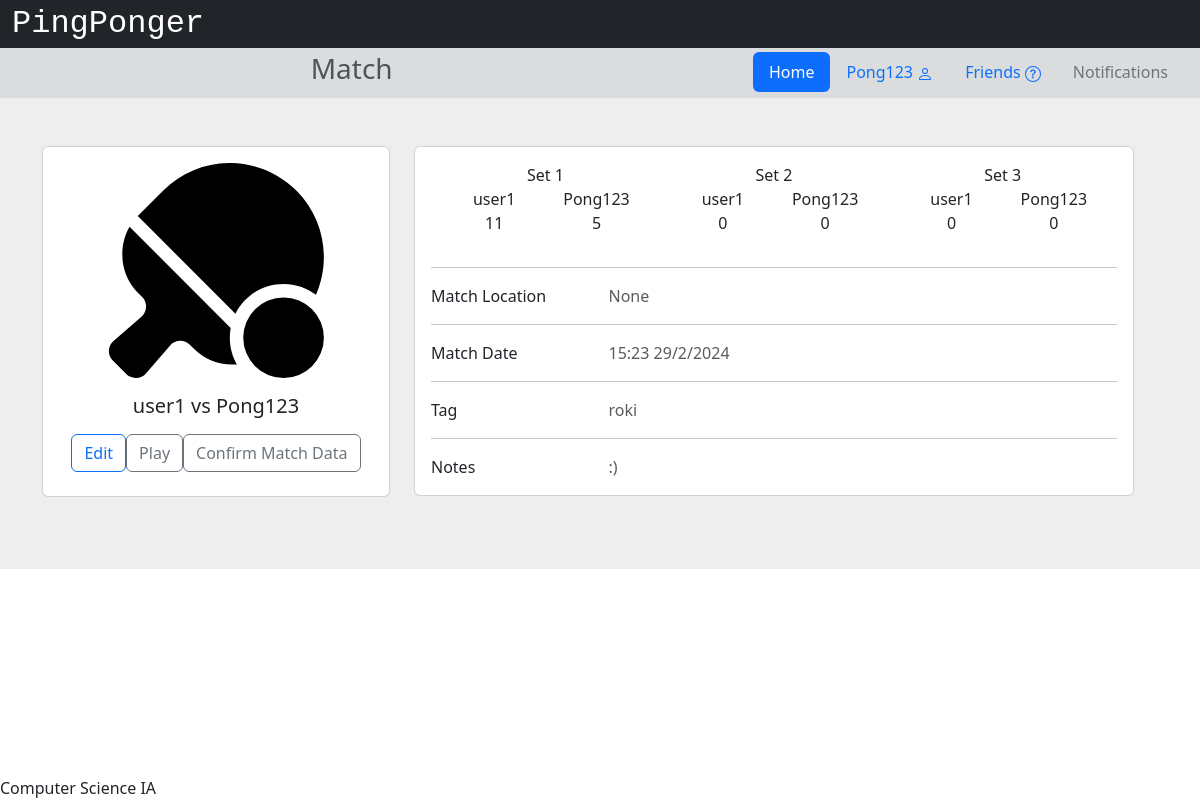
/match/117 (signed in), run on the app's committed database.
### app/models.py (models this page shows, shortened)
class User(db.Model, UserMixin):
    __tablename__ = 'users'
    id = db.Column(db.Integer, primary_key=True)
    username = db.Column(db.String(32), nullable=False)
    email = db.Column(db.String(320), index=True, unique=True, nullable=False)
    password_hash = db.Column(db.String(128))
    join_date = db.Column(db.DateTime(timezone=True), default=datetime.now)
    experience = db.Column(db.String(12))
    age_group = db.Column(db.String(6))
    location_id = db.Column(db.Integer, db.ForeignKey('locations.id'))
    location = db.relationship('Location', back_populates='users')
    notifications = db.Relationship('Notification', back_populates='user', order_by='Notification.id.desc()')

class Set(db.Model):
    id = db.Column(db.Integer, primary_key=True)
    scoreA = db.Column(db.Integer)
    scoreB = db.Column(db.Integer)
    winner = db.Column(db.Integer)
    loser = db.Column(db.Integer)
    match = db.relationship('Match', back_populates='sets', lazy=True)
    match_id = db.Column(db.Integer, db.ForeignKey('matches.id'))

class Location(db.Model):
    __tablename__ = 'locations'
    id = db.Column(db.Integer, primary_key=True)
    location = db.Column(db.String(60))
    users = db.relationship('User', back_populates='location')
    matches = db.relationship('Match', back_populates='location')

class Match(db.Model):
    __tablename__ = 'matches'
    id = db.Column(db.Integer, primary_key=True)
    unique = db.Column(db.String(10), nullable=False)
    notes = db.Column(db.Text())
    setiCount = db.Column(db.Integer)
    date = db.Column(db.DateTime(timezone=True))
    finished = db.Column(db.Boolean)
    confirmA = db.Column(db.Boolean)
    confirmB = db.Column(db.Boolean)
    friendship_id = db.Column(db.Integer, db.ForeignKey('friendships.id'))
    tag_id = db.Column(db.Integer, db.ForeignKey('tags.id'))
    location_id = db.Column(db.Integer, db.ForeignKey('locations.id'))
    friendship = db.relationship('Friendship', back_populates='matches')
    tag = db.relationship('Tag', back_populates='matches')
    location = db.relationship('Location', back_populates='matches')
    winner = db.Column(db.Integer)
    loser = db.Column(db.Integer)
    sets = db.relationship('Set', back_populates='match', lazy=True)

class Tag(db.Model):
    __tablename__ = 'tags'
    id = db.Column(db.Integer, primary_key=True)
    tag = db.Column(db.String(60))
    matches = db.relationship('Match', back_populates='tag')

### app/views.py (the view)
@app.route('/match/<id>')
@login_required
def oneMatch(id):
    session['url'] = url_for('oneMatch', id=id)
    match = Match.query.filter(Match.id == id).first()
    if match == None:
        return redirect(url_for('index'))
    if match.finished:
        return render_template('onematch.html', user=current_user, match=match, User=User, winner=User.query.get(match.winner), loser=User.query.get(match.loser))
    u1=User.query.get(match.friendship.friendA)
    u2=User.query.get(match.friendship.friendB)
    if current_user == u1 and match.confirmA:
        return render_template('currentmatch.html', match=match, User=User, u1=u1, u2=u2, confirmable=False)
    if current_user == u2 and match.confirmB:
        return render_template('currentmatch.html', match=match, User=User, u1=u1, u2=u2, confirmable=False)
    return render_template('currentmatch.html', match=match, User=User, u1=u1, u2=u2, confirmable=True)

### app/views.py (called while the page is built)
@login_manager.user_loader
def load_user(user_id):
    return User.query.get(int(user_id))

### app/templates/currentmatch.html (shortened to what this page needs)
{% extends "base.html" %}
{% block head %}
    {{ super() }}
{% endblock %}
{% block pagetitle %}Match{% endblock %}
{% block content %}
    <section style="background-color: #eee;">
        <div class="container py-5">
            <div class="row">
                <div class="row">
                    <div class="col-lg-4">
                        <div class="card mb-4">
                            <div class="card-body text-center">
                                <h5 class="my-3">{{u1.username}} vs {{u2.username}}</h5>
                                <div class="d-flex justify-content-center mb-2">
                                    {% if confirmable %}
                                        <a type="button" class="btn btn-outline-primary" href="/editmatch/{{match.id}}">Edit</a>
                                        <a type="button" class="btn btn-outline-secondary" href="/match/{{match.id}}/{{match.unique}}">Play</a>
                                        <a type="button" class="btn btn-outline-secondary" href="{{url_for('matchConfirm', matchID=match.id)}}">Confirm Match Data</a>
                                    {% else %}
                                        <p>Your opponent hasn't confirmed the results yet.</p>
                                    {% endif %}
                                </div>
                            </div>
                        </div>
                    </div>
                    <div class="col-lg-8">
                        <div class="card mb-4">
                            <div class="card-body">
                                <div class="container">
                                    <div class="row">
                                        {% for i in range(match.setiCount) %}
                                            {% if i < match.sets|length %}
                                                <div class="col-sm-4">
                                                    <div class="container">
                                                        <div class="row">
                                                            <p class="mb-0 text-center">Set {{i+1}}</p>
                                                        </div>
                                                        <div class="row">
                                                            <div class="col-sm">
                                                                <p class="mb-0 text-center">{{u1.username}}</p>
                                                                <p class="text-center">{{match.sets[i].scoreA}}</p>
                                                            </div>
                                                            <div class="col-sm">
                                                                <p class="mb-0 text-center">{{u2.username}}</p>
                                                                <p class="text-center">{{match.sets[i].scoreB}}</p>
                                                            </div>
                                                        </div>
                                                    </div>
                                                </div>
                                            {% else %}
                                                <div class="col-sm-4">
                                                    <div class="container">
                                                        <div class="row">
                                                            <p class="mb-0 text-center">Set {{i+1}}</p>
                                                        </div>
                                                        <div class="row">
                                                            <div class="col-sm">
                                                                <p class="mb-0 text-center">{{u1.username}}</p>
                                                                <p class="text-center">0</p>
                                                            </div>
                                                            <div class="col-sm">
                                                                <p class="mb-0 text-center">{{u2.username}}</p>
                                                                <p class="text-center">0</p>
                                                            </div>
                                                        </div>
                                                    </div>
                                                </div>
                                            {% endif %}
                                        {% endfor %}
                                    </div>
                                </div>
                                <hr>
                                <div class="row">
                                    <div class="col-sm-3">
                                        <p class="mb-0">Match Location</p>
                                    </div>
                                    <div class="col-sm-9">
                                        <p class="text-muted mb-0">{{match.location.location}}</p>
                                    </div>
                                </div>
                                <hr>
                                <div class="row">
                                    <div class="col-sm-3">
                                        <p class="mb-0">Match Date</p>
                                    </div>
                                    <div class="col-sm-9">
                                        <p class="text-muted mb-0">
                                            {% if match.date != None %}
                                            {{match.date.hour}}:{{match.date.minute}} {{match.date.day}}/{{match.date.month}}/{{match.date.year}}
                                            {% endif %}
                                        </p>
                                    </div>
                                </div>
                                <hr>
                                <div class="row">
                                    <div class="col-sm-3">
                                        <p class="mb-0">Tag</p>
                                    </div>
                                    <div class="col-sm-9">
                                        <p class="text-muted mb-0">
                                            {{match.tag.tag}}
                                        </p>
                                    </div>
                                </div>
                                <hr>
                                <div class="row">
                                    <div class="col-sm-3">
                                        <p class="mb-0">Notes</p>
                                    </div>
                                    <div class="col-sm-9">
                                        <p class="text-muted mb-0">
                                            {{match.notes}}
                                        </p>
                                    </div>
                                </div>
                            </div>
                        </div>
                    </div>
                </div>
            </div>
        </div>
    </section>
{% endblock %}

### app/templates/base.html (shortened to what this page needs)
<!DOCTYPE html>
<html lang="en">
    <head>
        {% block head %}
        <link href="https://cdn.jsdelivr.net/npm/bootstrap@5.3.2/dist/css/bootstrap.min.css" rel="stylesheet">
        <link rel="stylesheet" href="https://cdnjs.cloudflare.com/ajax/libs/font-awesome/4.7.0/css/font-awesome.min.css">
        <link rel="stylesheet" href="{{ url_for('static', filename='style.css') }}">
        {% endblock %}
    </head>
    <body>
        <div id="header">
            {% block header %}
            <div class="container-fluid">
                <div class="row bg-dark">
                    <a class="navbar-brand text-white" style="font-size: 2rem; font-family: var(--bs-font-monospace) !important;" href="/">PingPonger</a>
                </div>
                <div class="row bg-secondary bg-opacity-25 p-1">
                    <div class="col-7">
                        <h3 class="text-muted d-flex justify-content-center">
                            {% block pagetitle %}{% endblock %}
                        </h3>
                    </div>
                    <div class="col-5 d-flex justify-content-end">
                        <ul class="nav nav-pills">
                            <li class="nav-item">
                                <a class="nav-link active" href="/">Home</a>
                            </li>
                            <li class="nav-item">
                                {% if current_user.is_authenticated %}
                                    <li class="nav-item">
                                        <a class="nav-link" href="{{url_for('profile', username=current_user.username, userID=current_user.id)}}">{{current_user.username}}
                                        </a>
                                    </li>
                                    {% else %}
                                    <li class="nav-item">
                                        <a class="nav-link" href="/login">Log In</a>
                                    </li>
                                {% endif %}
                            </li>
                            <li class="nav-item">
                                <a class="nav-link" href="{{url_for('allusers', who='friends')}}">
                                        Friends
                                </a>
                            </li>
                            <li class="nav-item">
                                <a class="nav-link text-secondary" href="/notifications">Notifications</a>
                            </li>
                        </ul>
                    </div>
                </div>
            </div>
            {% endblock %}
        </div>
        <div id="content">{% block content %}{% endblock %}</div>
        <div id="footer" class="fixed-bottom">
            {% block footer %}
            Computer Science IA
            {% endblock %}
        </div>
    </body>
</html>

### app/static/style.css (style rules this page uses)
div { text-align: justify; text-justify: inter-word; }

### data on the page
User: username "Pong123", username "Pong123" "Pong123", username "Pong123"
User: username "user1", username "user1" "user1", username "user1"
Set: scoreA "11", scoreB "5"
Set: scoreA "0", scoreB "0"
Location: location.location "None"
Match: date.hour "15", date.minute "23", date.day "29", date.month "2", date.year "2024", notes ":)"
Tag: tag.tag "roki"

### other printed values
{{ i+1 }} "1" "2"
{{ i+1 }} "3"
